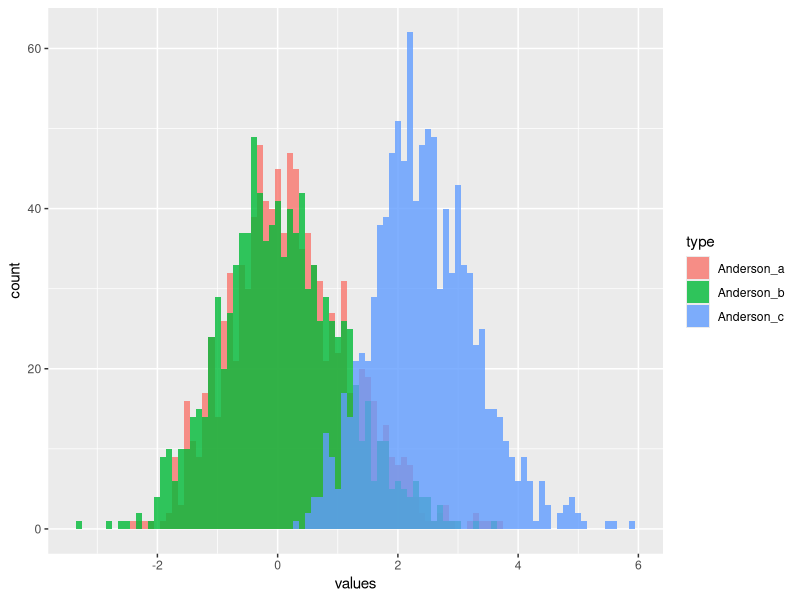

Reproduce this figure in R.
library(ggplot2)
library(MASS)

T_Anderson <- function(N, L, Lam){
  
 return (sqrt((N - 1) / 2) * (L - Lam) / Lam)

}

AndersonHist <- function(Mu, Sigma, N, Trial){
 
  Lam <- eigen(Sigma)$values[1] # 母固有値

  L <- numeric(100 * Trial) # 標本を抽出する度にその固有値を入れるためのベクトル
  values <- numeric(100 * Trial) # (100 * Trial)の回数だけAnderson()の結果を得て，
                                   # それを入れるベクトル

    for(i in 1:(100 * Trial)){ # (100 * Trial)の回数だけAnderson()の結果を得る．
                               # その結果をAndersonに蓄積する．

      Sam <- mvrnorm(N, Mu, Sigma) #多次元正規分布に従う独立な確率ベクトルをN組発生．
                                   #ただしSigmaは対称行列で正定値行列
      L[i] <- (prcomp(Sam)$sdev[1]) ^ 2 # 標本固有値
      values[i] <- T_Anderson(N, L[i], Lam) # 標本数Nをi回目に抽出して計算したT_Anderson()を
                                              # Anderson[i]に代入する．

    }

  df <- data.frame(values)
  return(df)
}

Mu0　<-　c(1, 2, 3, 4, 5) #母期待値ベクトル
Sigma0 <- rbind( #母共分散行列，独立な方が標本数が必要
  c(1, 0, -1, 1, -1),
  c(0, 2, 0, 1, 1),
  c(-1, 0, 3, 0, 2),
  c(1, 1, 0, 4, -1),
  c(-1, 1, 2, -1, 5)
)

Mu1　<-　c(-1, -90, -3, -6, -52) #母期待値ベクトル
Sigma1 <- rbind( #母共分散行列，独立な方が標本数が必要
  c(521, 0, -1, 1, -1),
  c(0, 235, 0, 1, 1),
  c(-1, 0, 352, 0, 2),
  c(1, 1, 0, 433, -1),
  c(-1, 1, 2, -1, 5523)
)

Mu2　<-　c(0, 0, 0, 0, 0) #母期待値ベクトル
Sigma2 <- rbind( #母共分散行列，独立な方が標本数が必要
  c(1, 0, 0, 0, 0),
  c(0, 1, 0, 0, 0),
  c(0, 0, 1, 0, 0),
  c(0, 0, 0, 1, 0),
  c(0, 0, 0, 0, 1)
)

Trials <- c(10, 10, 10)

An_a <- AndersonHist(Mu0, Sigma0, 100, Trials[1])
An_b <- AndersonHist(Mu1, Sigma1, 100, Trials[2])
An_c <- AndersonHist(Mu2, Sigma2, 100, Trials[3])

df <- rbind(An_a, An_b, An_c)
trt <- factor(rep(c("Anderson_a", "Anderson_b", "Anderson_c")
                  , Trials * 100))
df_A <- cbind(df, trt)
colnames(df_A) <- c("values", "type")

g <- ggplot(data = df_A, aes(x = values, fill = type))
g <- g + geom_histogram(position="identity", alpha = 0.8, binwidth = 0.1)
plot(g)
